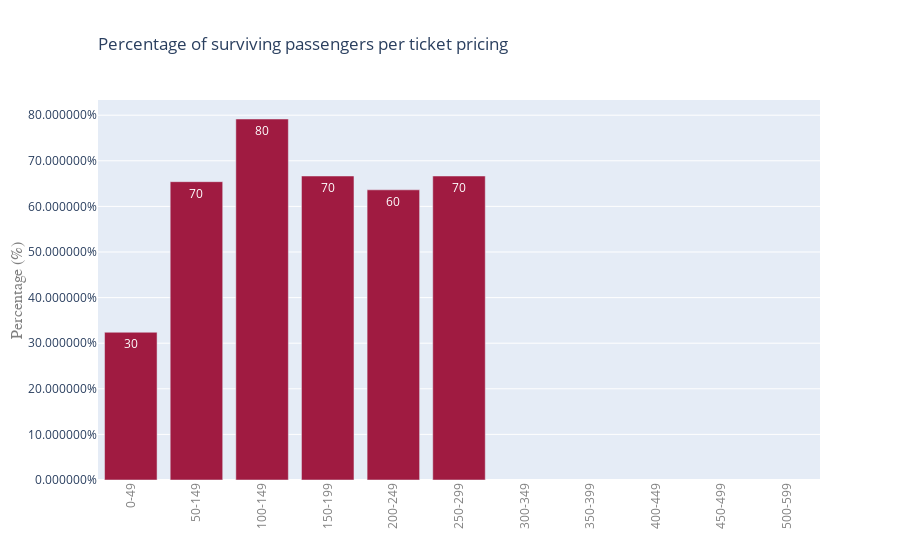

Write notebook code for a chart like this one.
### Code cell
graph_a = go.Figure(go.Bar(x = ticket_price_percent.ticket_band, 
                           y = ticket_price_percent.ticket_survive_percent,
                           marker_color = '#A01B41',
                           text = round((ticket_price_percent.ticket_survive_percent),1)*100,
                           textposition='auto'
                           
                           ) )


graph_a.update_layout(
    title=go.layout.Title(
        text="Percentage of surviving passengers per ticket pricing",
        xref="paper",
        x=0
    ),
    
    yaxis=go.layout.YAxis(
        title=go.layout.yaxis.Title(
            text="Percentage (%)",
            font=dict(
                family="Courier New, monospace",
                size=16,
                color="#7f7f7f"
            )
        )
    )
)

graph_a.update_xaxes(type = 'category', tickangle=-90, tickfont=dict(color='grey', size=12))

graph_a.update_yaxes(tickformat = '%')
   
graph_a.show()

### Figure 1 — Plotly figure (JSON) as saved in the notebook; plotly's stock layout.template omitted (floating-point values rounded to 4 significant figures)
{"data": [{"marker": {"color": "#A01B41"}, "text": [30, 70, 80, 70, 60, 70, null, null, null, null, null], "textposition": "auto", "type": "bar", "x": ["0-49", "50-149", "100-149", "150-199", "200-249", "250-299", "300-349", "350-399", "400-449", "450-499", "500-599"], "y": [0.324, 0.6542, 0.7917, 0.6667, 0.6364, 0.6667, null, null, null, null, null]}], "layout": {"title": {"text": "Percentage of surviving passengers per ticket pricing", "x": 0, "xref": "paper"}, "xaxis": {"tickangle": -90, "tickfont": {"color": "grey", "size": 12}, "type": "category"}, "yaxis": {"tickformat": "%", "title": {"font": {"color": "#7f7f7f", "family": "Courier New, monospace", "size": 16}, "text": "Percentage (%)"}}}}
